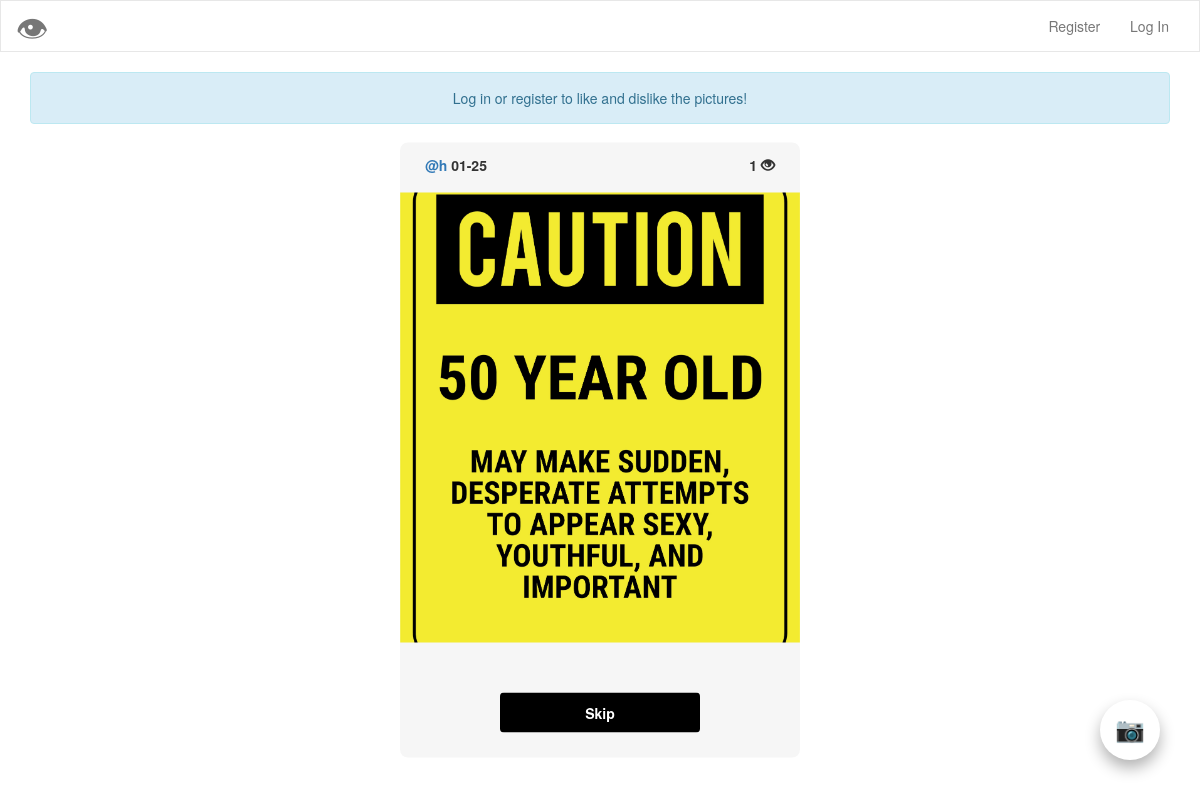
Before: / with the older database file.
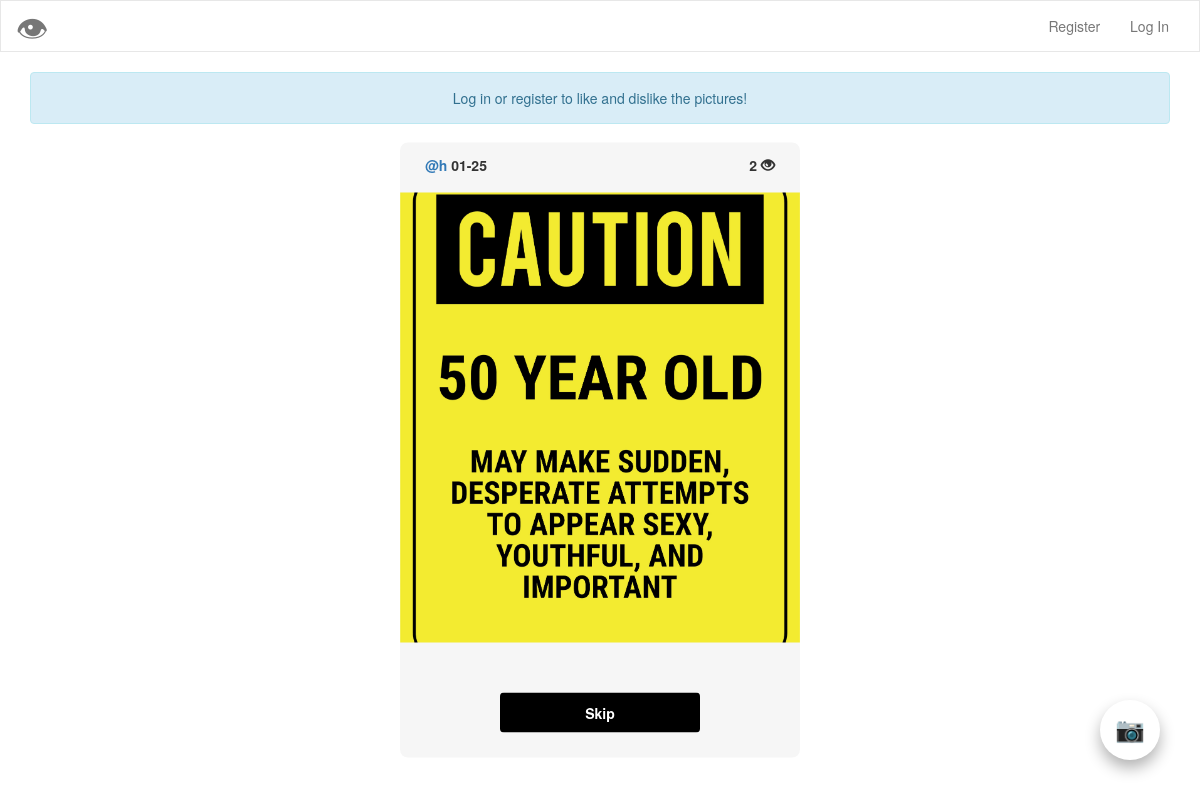
After: the same page with the newer database file.
### tables this page shows
CREATE TABLE 'uploads' ('id' integer PRIMARY KEY AUTOINCREMENT NOT NULL, 'user_id' integer NOT NULL, 'upload' text NOT NULL, 'description' text NOT NULL, 'timestamp' double precision NOT NULL DEFAULT CURRENT_TIMESTAMP, 'username'  text NOT NULL  , 'score' INTEGER NOT NULL DEFAULT 0);

### application.py (the view)
@app.route("/")
def index():
    user_id = check_logged_in()
    random_photo = random_upload()
    seen = request_seen(user_id)
    if user_id == 0:
        flash("Log in or register to like and dislike the pictures!")
        return render_template("index.html", random=random_photo[0], user_id=user_id)
    else:
        for post in random_photo:
            if post["id"] not in seen and get_user_id(post["username"]) != user_id:
                return render_template("index.html", random=post, user_id=user_id)
        flash("No more pictures available at the moment! Please come back later!")
        return redirect(url_for("account"))

### helpers.py (called while the page is built)
def random_upload():
    random = db.execute("SELECT username, upload, description, score, timestamp, id FROM uploads ORDER BY RANDOM()")
    random = change_timestamp(random)
    return random

def request_seen(user_id):
    seen = db.execute("SELECT * FROM explore WHERE user_id=:user_id", user_id=user_id)
    seen_id = []
    for post in seen:
        seen_id.append(post["photo_id"])
    return seen_id

def change_timestamp(post_list):
    for post in post_list:
        date = post["timestamp"]
        date = date[5:11]
        post["timestamp"] = date
    return post_list

def check_logged_in():
    try:
        user_id = session["user_id"]
    except Exception:
        user_id = 0
    return user_id

### templates/index.html (shortened to what this page needs)
{% extends "layout.html" %}
{% block main %}
    <div id="random_image">
        <div class="description-post">
            <a href="{{ url_for('profile', username=random.username) }}"><label id="username">{{ random.username }} </label></a>
            <label id="timestamp">{{ random.timestamp }} </label>
            <label id="score">{{ random.score }} <span class="glyphicon glyphicon-eye-open"></span></label>
        </div>
        <img src="/upload/{{ random.upload }}" class="img-responsive-home" id="random_file">
        <div class="bottom-description">
        </div>
        <div class="skip_buttons">
            <button id="skip" onclick="skipButtonClicked({{ random.id }})" class="btn btn-dark"><b>Skip</b></button>
        </div>
    </div>
{% endblock %}

Changed rows visible on the page:
changed uploads: score "1" → "2"
